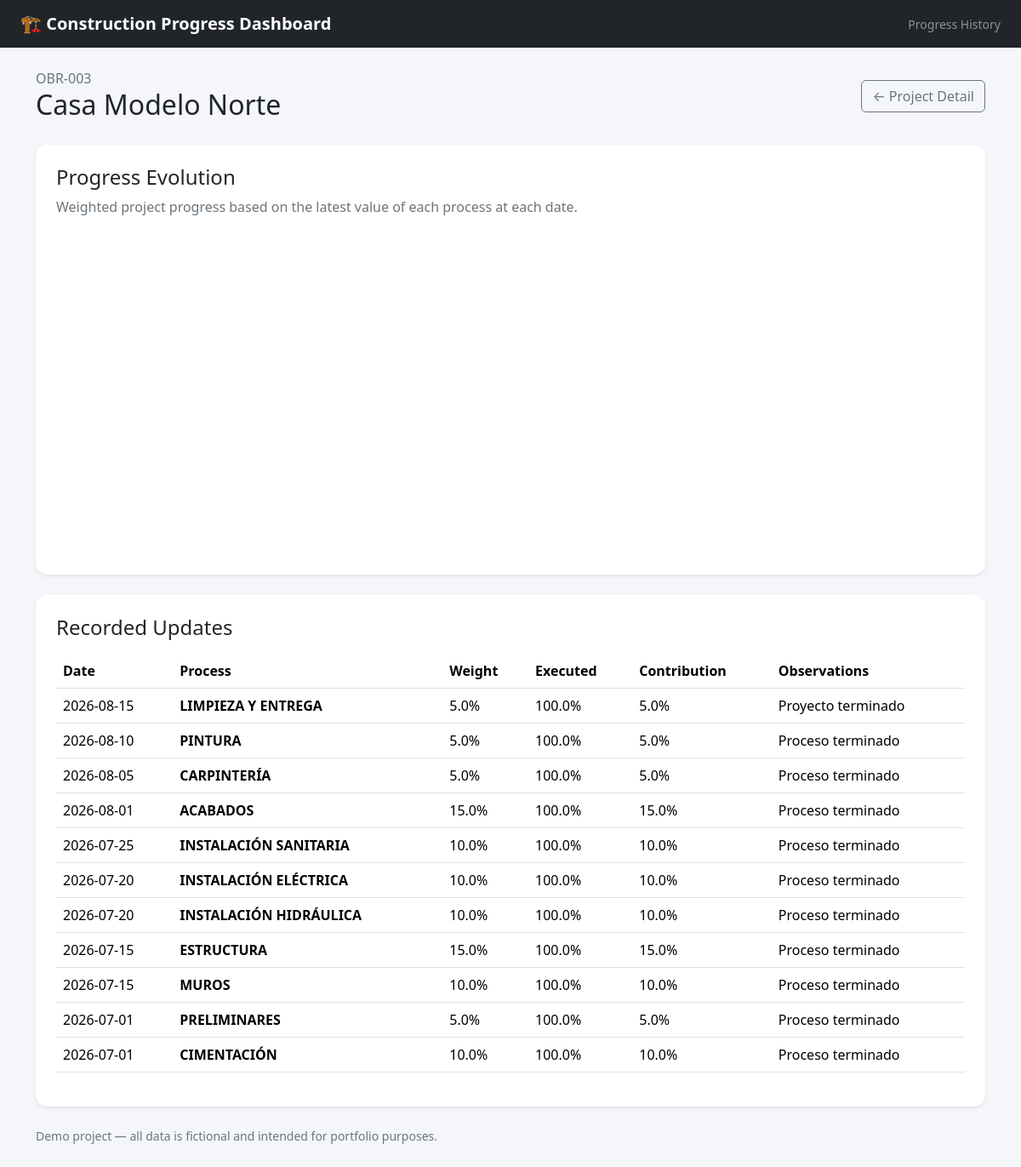
The page /history.php?id=3 on the database its author committed.
### tables this page shows
CREATE TABLE proyectos (
    id INT UNSIGNED AUTO_INCREMENT PRIMARY KEY,
    codigo VARCHAR(30) NOT NULL UNIQUE,
    nombre VARCHAR(150) NOT NULL,
    ubicacion VARCHAR(150) DEFAULT NULL,
    fecha_inicio DATE DEFAULT NULL,
    fecha_fin_estimada DATE DEFAULT NULL,
    estado ENUM('PENDIENTE','EN PROCESO','TERMINADO') NOT NULL DEFAULT 'PENDIENTE',
    activo TINYINT(1) NOT NULL DEFAULT 1,
    created_at TIMESTAMP NOT NULL DEFAULT CURRENT_TIMESTAMP
);

CREATE TABLE avance_detalle (
    id INT UNSIGNED AUTO_INCREMENT PRIMARY KEY,
    proyecto_id INT UNSIGNED NOT NULL,
    proceso_id INT UNSIGNED NOT NULL,
    avance_ejecutado DECIMAL(5,2) NOT NULL DEFAULT 0,
    fecha DATE NOT NULL,
    observaciones VARCHAR(255) DEFAULT NULL,
    created_at TIMESTAMP NOT NULL DEFAULT CURRENT_TIMESTAMP,
    CONSTRAINT fk_avance_proyecto
        FOREIGN KEY (proyecto_id) REFERENCES proyectos(id)
        ON DELETE CASCADE ON UPDATE CASCADE,
    CONSTRAINT fk_avance_proceso
        FOREIGN KEY (proceso_id) REFERENCES catalogo_procesos(id)
        ON DELETE RESTRICT ON UPDATE CASCADE,
    UNIQUE KEY uk_proyecto_proceso_fecha (proyecto_id, proceso_id, fecha)
);

CREATE TABLE catalogo_procesos (
    id INT UNSIGNED AUTO_INCREMENT PRIMARY KEY,
    nombre VARCHAR(100) NOT NULL,
    ponderacion DECIMAL(6,2) NOT NULL DEFAULT 0,
    orden INT NOT NULL DEFAULT 0,
    activo TINYINT(1) NOT NULL DEFAULT 1
);

### public/history.php (the view, shortened to what this page needs)
<?php
$config = require __DIR__ . '/../config/database.php';
$id = filter_input(INPUT_GET, 'id', FILTER_VALIDATE_INT);
try {
    $dsn = "mysql:host={$config['host']};dbname={$config['dbname']};charset={$config['charset']}";
    $pdo = new PDO($dsn, $config['user'], $config['password'], [
        PDO::ATTR_ERRMODE => PDO::ERRMODE_EXCEPTION,
        PDO::ATTR_DEFAULT_FETCH_MODE => PDO::FETCH_ASSOC,
    ]);
    $stmt = $pdo->prepare("SELECT * FROM proyectos WHERE id = :id AND activo = 1");
    $stmt->execute(['id' => $id]);
    $proyecto = $stmt->fetch();
    $stmt = $pdo->prepare("
        SELECT
            ad.fecha,
            c.nombre AS proceso,
            c.ponderacion,
            ad.avance_ejecutado,
            ROUND(c.ponderacion * ad.avance_ejecutado / 100, 2) AS aporte,
            ad.observaciones
        FROM avance_detalle ad
        INNER JOIN catalogo_procesos c ON c.id = ad.proceso_id
        WHERE ad.proyecto_id = :id
        ORDER BY ad.fecha DESC, c.orden ASC
    ");
    $stmt->execute(['id' => $id]);
    $historial = $stmt->fetchAll();
} catch (PDOException $e) {
    http_response_code(500);
    die("Error: " . htmlspecialchars($e->getMessage()));
}
?>
<!doctype html>
<html lang="en">
<head>
<link href="https://cdn.jsdelivr.net/npm/bootstrap@5.3.3/dist/css/bootstrap.min.css" rel="stylesheet">
</head>
<body>
<nav class="navbar navbar-dark bg-dark mb-4">
<div class="container-fluid px-4">
<a href="index.php" class="navbar-brand text-decoration-none">🏗️ Construction Progress Dashboard</a>
<span class="text-white-50 small">Progress History</span>
</div>
</nav>
<main class="container pb-5">
<div class="d-flex flex-wrap justify-content-between align-items-center mb-4 gap-2">
<div>
<div class="text-secondary"><?= htmlspecialchars($proyecto['codigo']) ?></div>
<h1 class="h2 mb-1"><?= htmlspecialchars($proyecto['nombre']) ?></h1>
</div>
<div>
<a href="detail.php?id=<?= (int)$id ?>" class="btn btn-outline-secondary">← Project Detail</a>
</div>
</div>
<div class="card shadow-sm mb-4">
<div class="card-body p-4">
<h2 class="h4">Progress Evolution</h2>
<p class="text-secondary">Weighted project progress based on the latest value of each process at each date.</p>
<div id="historyChart" style="height:380px;"></div>
</div>
</div>
<div class="card shadow-sm">
<div class="card-body p-4">
<h2 class="h4 mb-3">Recorded Updates</h2>
<div class="table-responsive">
<table class="table table-hover align-middle">
<thead>
<tr>
<th>Date</th><th>Process</th><th>Weight</th><th>Executed</th><th>Contribution</th><th>Observations</th>
</tr>
</thead>
<tbody>
<?php foreach ($historial as $row): ?>
<tr>
<td><?= htmlspecialchars($row['fecha']) ?></td>
<td><strong><?= htmlspecialchars($row['proceso']) ?></strong></td>
<td><?= number_format((float)$row['ponderacion'],1) ?>%</td>
<td><?= number_format((float)$row['avance_ejecutado'],1) ?>%</td>
<td><?= number_format((float)$row['aporte'],1) ?>%</td>
<td><?= htmlspecialchars($row['observaciones'] ?? '') ?></td>
</tr>
<?php endforeach; ?>
</tbody>
</table>
</div>
</div>
</div>
<div class="text-secondary small mt-4">Demo project — all data is fictional and intended for portfolio purposes.</div>
</main>
</body>
</html>

### public/history.php (style rules this page uses)
body { background:#f4f6f9 }
.navbar-brand { font-weight:700 }
.card { border:0;border-radius:14px }

### rows shown on the page
proyectos: codigo "OBR-003", nombre "Casa Modelo Norte"
avance_detalle: fecha "2026-08-15", proceso.nombre "LIMPIEZA Y ENTREGA", proceso.ponderacion "5.0", avance_ejecutado "100.0", aporte "5.0", observaciones "Proyecto terminado"
avance_detalle: fecha "2026-08-10", proceso.nombre "PINTURA", proceso.ponderacion "5.0", avance_ejecutado "100.0", aporte "5.0", observaciones "Proceso terminado"
avance_detalle: fecha "2026-08-05", proceso.nombre "CARPINTERÍA", proceso.ponderacion "5.0", avance_ejecutado "100.0", aporte "5.0", observaciones "Proceso terminado"
avance_detalle: fecha "2026-08-01", proceso.nombre "ACABADOS", proceso.ponderacion "15.0", avance_ejecutado "100.0", aporte "15.0", observaciones "Proceso terminado"
avance_detalle: fecha "2026-07-25", proceso.nombre "INSTALACIÓN SANITARIA", proceso.ponderacion "10.0", avance_ejecutado "100.0", aporte "10.0", observaciones "Proceso terminado"
avance_detalle: fecha "2026-07-20", proceso.nombre "INSTALACIÓN ELÉCTRICA", proceso.ponderacion "10.0", avance_ejecutado "100.0", aporte "10.0", observaciones "Proceso terminado"
avance_detalle: fecha "2026-07-20", proceso.nombre "INSTALACIÓN HIDRÁULICA", proceso.ponderacion "10.0", avance_ejecutado "100.0", aporte "10.0", observaciones "Proceso terminado"
avance_detalle: fecha "2026-07-15", proceso.nombre "ESTRUCTURA", proceso.ponderacion "15.0", avance_ejecutado "100.0", aporte "15.0", observaciones "Proceso terminado"
avance_detalle: fecha "2026-07-15", proceso.nombre "MUROS", proceso.ponderacion "10.0", avance_ejecutado "100.0", aporte "10.0", observaciones "Proceso terminado"
avance_detalle: fecha "2026-07-01", proceso.nombre "PRELIMINARES", proceso.ponderacion "5.0", avance_ejecutado "100.0", aporte "5.0", observaciones "Proceso terminado"
avance_detalle: fecha "2026-07-01", proceso.nombre "CIMENTACIÓN", proceso.ponderacion "10.0", avance_ejecutado "100.0", aporte "10.0", observaciones "Proceso terminado"
